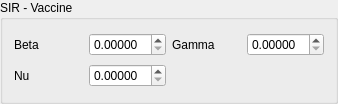
<?xml version="1.0" encoding="UTF-8"?>
<ui version="4.0">
 <class>sirvaccineGroupBox</class>
 <widget class="QGroupBox" name="sirvaccineGroupBox">
  <property name="geometry">
   <rect>
    <x>0</x>
    <y>0</y>
    <width>338</width>
    <height>104</height>
   </rect>
  </property>
  <property name="windowTitle">
   <string>SIR - Vaccine</string>
  </property>
  <property name="title">
   <string>SIR - Vaccine</string>
  </property>
  <layout class="QGridLayout" name="gridLayout">
   <item row="0" column="0">
    <widget class="QLabel" name="beta_label">
     <property name="text">
      <string>Beta</string>
     </property>
    </widget>
   </item>
   <item row="0" column="1">
    <widget class="QDoubleSpinBox" name="gammaSpinBox">
     <property name="decimals">
      <number>5</number>
     </property>
     <property name="minimum">
      <double>0.000000000000000</double>
     </property>
     <property name="singleStep">
      <double>0.000001000000000</double>
     </property>
    </widget>
   </item>
   <item row="0" column="2">
    <widget class="QLabel" name="gamma_label">
     <property name="text">
      <string>Gamma</string>
     </property>
    </widget>
   </item>
   <item row="0" column="3">
    <widget class="QDoubleSpinBox" name="beta_spin_box">
     <property name="decimals">
      <number>5</number>
     </property>
     <property name="singleStep">
      <double>0.000001000000000</double>
     </property>
    </widget>
   </item>
   <item row="1" column="0">
    <widget class="QLabel" name="nu_label">
     <property name="text">
      <string>Nu</string>
     </property>
    </widget>
   </item>
   <item row="1" column="1">
    <widget class="QDoubleSpinBox" name="nu_spin_box">
     <property name="decimals">
      <number>5</number>
     </property>
     <property name="singleStep">
      <double>0.000001000000000</double>
     </property>
    </widget>
   </item>
  </layout>
 </widget>
 <resources/>
 <connections/>
</ui>
